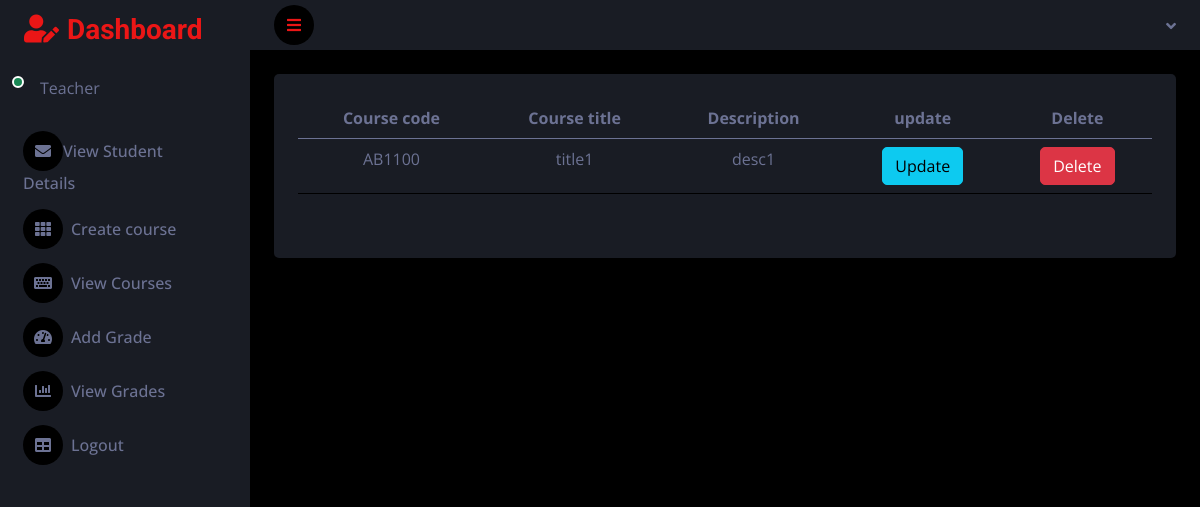
The app's page /teacher_view_courses/, older data.
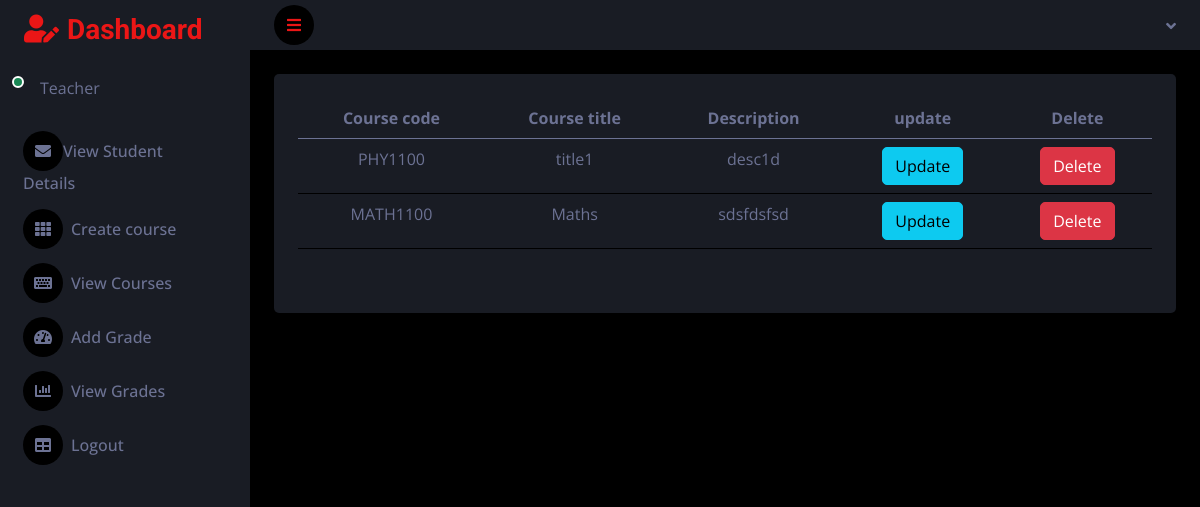
The same page, newer data.
### grade_app/models.py (models this page shows, shortened)
class Course(models.Model):
    course_code = models.CharField(max_length=250)
    title = models.CharField(max_length=250)
    description = models.TextField()

### grade_app/teacher_views.py (the view)
# urls.py: path('teacher_view_courses/',teacher_views.teacher_view_courses,name='teacher_view_courses'),
def teacher_view_courses(request):
    course_objects = Course.objects.all()
    return render(request,'teacher/teacher_view_courses.html',{'course_objects':course_objects})

### template/teacher/teacher_view_courses.html
{% extends 'teacher/teacher_dash.html' %}
{% block content %}
<table class="table" >
  <thead>
    <tr>
      <th scope="col">Course code</th>
      <th scope="col">Course title</th>
      <th scope="col">Description</th>
      <th scope="col">update</th>
      <th scope="col">Delete</th>
    </tr>
  </thead>
  <tbody>
  {% for i in course_objects %}
    <tr>
       <td>{{i.course_code}}</td>
      <td>{{i.title}}</td>
      <td>{{i.description}}</td>
      <td><a href="{% url 'teacher_update_course' i.id %}"><button class="btn btn-info">Update</button></a></td>
      <td>
          <a href="{% url 'teacher_delete_course' i.id %}" class="btn btn-danger" onclick="confirm_delete()">Delete</a>
      </td>
    </tr>
  {% endfor %}
  </tbody>
</table>
{% endblock %}

Row changes from the older to the newer data that the page shows:
removed Course: course_code "AB1100", title "title1", description "desc1"
added Course: course_code "PHY1100", title "title1", description "desc1d"
added Course: course_code "MATH1100", title "Maths", description "sdsfdsfsd"
